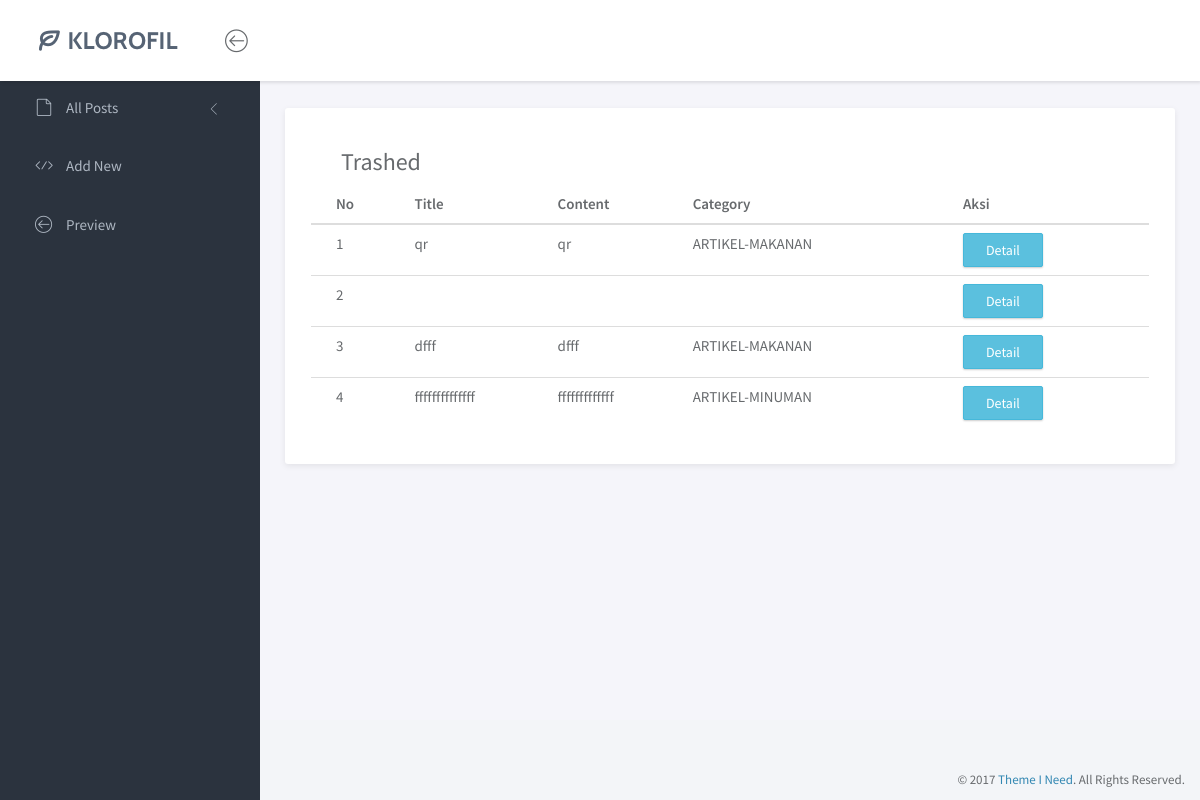
Page /index.php/allpost/trashed on the committed database.
### tables this page shows
CREATE TABLE `posts` (
  `id` int(11) NOT NULL,
  `title` varchar(200) NOT NULL,
  `content` text NOT NULL,
  `category` varchar(200) NOT NULL,
  `created_date` date NOT NULL DEFAULT current_timestamp(),
  `updated_date` date NOT NULL,
  `status` varchar(100) NOT NULL
);

### application/controllers/Allpost.php (called while the page is built, shortened)
<?php
class Allpost extends CI_Controller {
	public function __construct()
	{
		$this->load->model('m_allpost','all');
	}
	public function trashed()
	{
		$data['konten'] = "trashed";
		$data['tampil_trashed']=$this->all->getDataTrashed();
		$this->load->view('main', $data);
	}
}

### index.php (called while the page is built, shortened)
<?php
require_once BASEPATH.'core/CodeIgniter.php';

### application/models/M_allpost.php (called while the page is built, shortened)
<?php
class M_allpost extends CI_Model {
	public function getDataTrashed()
	{
		$query = $this->db->query('SELECT * FROM posts WHERE status="TRASHED"')->result();
		return $query;
	}
}

### application/views/trashed.php (the view, shortened to what this page needs)
<div class="panel">
	<div class="panel-heading">
		<div class="col-md-12">
			<div class="col-md-6">
				<h3>Trashed</h3>
			</div>
			<div class="col-md-6" >
			</div>
		</div>
	</div>
	<div class="panel-body">
		<table class="table">
			<thead>
				<th>No</th>
				<th>Title</th>
				<th>Content</th>
				<th>Category</th>
				<th>Aksi</th>
			</thead>
			<tbody>
				<?php $no = 0; foreach ($tampil_trashed as $tra): $no++ ?>
					<tr>
						<td><?=$no?> </td>
						<td><?=$tra->title?> </td>
						<td><?=mb_strimwidth("$tra->content", 0, 15, "...")?></td>
						<td><?=$tra->category?> </td>
						<td>
							<a href="#edit" onclick="edit(<?=$tra->id?>)" class="btn btn-info" data-toggle="modal">Detail</a>
						</td>
					</tr>
				<?php endforeach ?>
			</tbody>
		</table>
	</div>
</div>

### assets_db/assets/css/main.css (style rules this page uses)
html { position: relative; min-height: 100%; }
body { background-color: #F3F5F8; font-family: "Source Sans Pro", sans-serif; font-size: 15px; color: #676a6d; }
a { color: #3287B2; }
th { font-weight: 600; }
.btn { -webkit-border-radius: 2px; -moz-border-radius: 2px; border-radius: 2px; -moz-box-shadow: 0px 1px 2px 0 rgba(0, 0, 0, 0.2); -webkit-box-shadow: 0px 1px 2px 0 rgba(0, 0, 0, 0.2); box-shadow: 0px 1px 2px 0 rgba(0, 0, 0, 0.2); padding: 6px 22px; }
.panel { -webkit-border-radius: 3px; -moz-border-radius: 3px; border-radius: 3px; -moz-box-shadow: 0 2px 6px rgba(0, 0, 0, 0.08); -webkit-box-shadow: 0 2px 6px rgba(0, 0, 0, 0.08); box-shadow: 0 2px 6px rgba(0, 0, 0, 0.08); background-color: #fff; margin-bottom: 30px; }
.panel .panel-heading, .panel .panel-body, .panel .panel-footer { padding-left: 25px; padding-right: 25px; }
.panel .panel-heading { padding-top: 20px; padding-bottom: 20px; position: relative; }
.panel .panel-body { padding-top: 10px; padding-bottom: 15px; }
.panel .table > thead > tr > td:first-child, .panel .table > thead > tr > th:first-child, .panel .table > tbody > tr > td:first-child, .panel .table > tbody > tr > th:first-child, .panel .table > tfoot > tr > td:first-child, .panel .table > tfoot > tr > th:first-child { padding-left: 25px; }
.panel .table > thead > tr > td:last-child, .panel .table > thead > tr > th:last-child, .panel .table > tbody > tr > td:last-child, .panel .table > tbody > tr > th:last-child, .panel .table > tfoot > tr > td:last-child, .panel .table > tfoot > tr > th:last-child { padding-left: 25px; }

### rows in the picture
posts: title "qr", content "qr", category "ARTIKEL-MAKANAN"
posts: title "dfff", content "dfff", category "ARTIKEL-MAKANAN"
posts: title "ffffffffffffff", content "fffffffffffff", category "ARTIKEL-MINUMAN"
